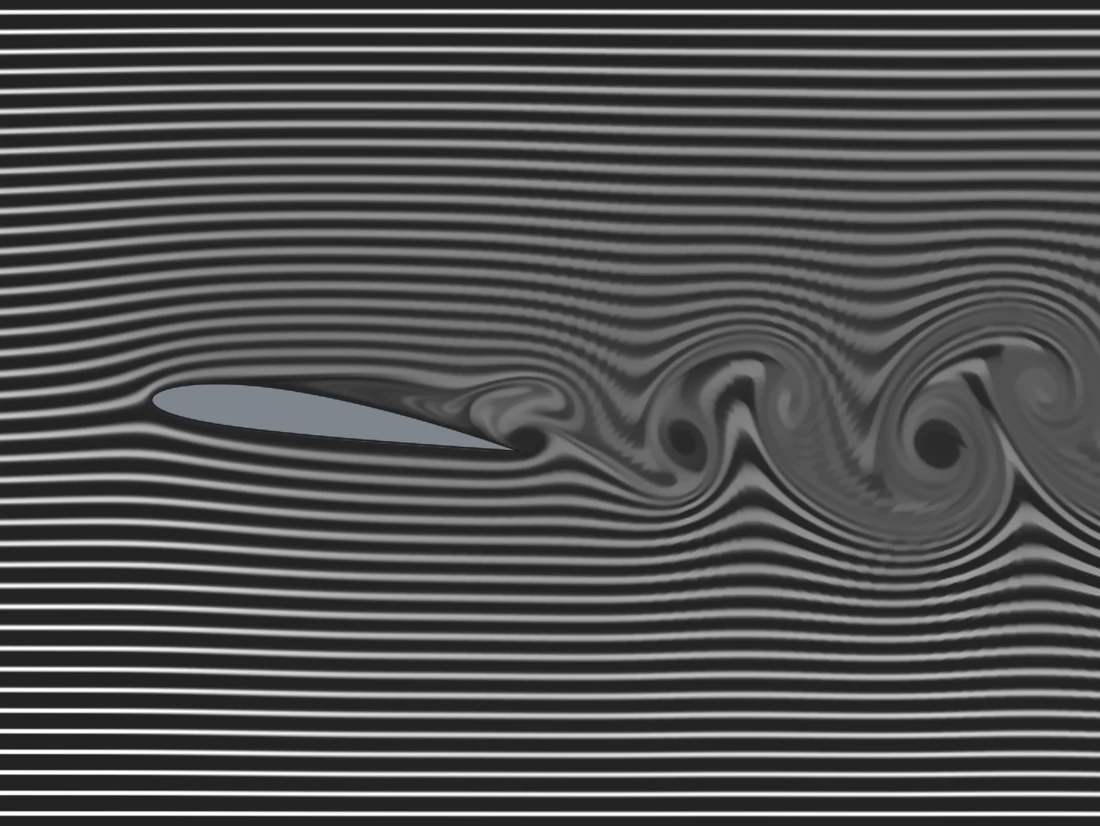
#> input picture website/assets/flow-airfoil-smoke-m.webp, 1100 x 826 px
$ python -i image.py   (imports and definitions only)
#> lines starting #> are read from the running program, lines starting #| are printed output that depends on the picture
### src/aerolume/geometry/polygon.py
"""Polygon operations on closed 2D outlines.

Every function here works on the Aerolume polygon convention (DESIGN.md section 3):
an ``(N, 2)`` float64 array, **implicitly closed** (the last point is not a copy of
the first) and **counter-clockwise** for a solid outline. The functions accept
anything array-like and are tolerant of the usual import debris -- a repeated
closing point, consecutive duplicates, clockwise input -- because outlines arrive
from SVG editors, CAD files, image tracing and hand-typed CSVs.

Only numpy is used, so the module is cheap to import from the GUI. The
differentiable (torch) counterparts of the few operations the optimiser needs live
in :mod:`aerolume.geometry.sdf` and :mod:`aerolume.geometry.params`.
"""
from __future__ import annotations

import math
from collections.abc import Iterable, Sequence

import numpy as np

__all__ = [
    "arc_length",
    "as_polygon",
    "bbox",
    "centroid",
    "close_gaps",
    "distance_to_polygon",
    "edge_lengths",
    "edges_cross",
    "frontal_height",
    "is_ccw",
    "is_self_intersecting",
    "orient_ccw",
    "perimeter",
    "point_in_polygon",
    "polygon_distance",
    "polygons_overlap",
    "remove_duplicates",
    "repair_self_intersections",
    "resample",
    "self_intersections",
    "signed_area",
    "simplify_rdp",
    "smooth",
    "transform",
    "turning_angles",
]


# ---------------------------------------------------------------------------
# basic measures
# ---------------------------------------------------------------------------

def as_polygon(poly: Iterable, *, drop_closing: bool = True) -> np.ndarray:
    """Coerce to a contiguous ``(N, 2)`` float64 array.

    When ``drop_closing`` is set and the last point repeats the first (to round-off
    relative to the outline size), it is dropped, so explicitly closed input from
    files becomes the implicitly closed form every other function expects.
    """
    p = np.ascontiguousarray(np.asarray(poly, dtype=np.float64).reshape(-1, 2))
    if drop_closing and len(p) > 1:
        scale = max(float(np.ptp(p, axis=0).max()), 1e-300)
        if np.all(np.abs(p[-1] - p[0]) <= 1e-12 * scale):
            p = p[:-1]
    return p


def signed_area(poly: Iterable) -> float:
    """Shoelace area; positive for counter-clockwise outlines."""
    p = as_polygon(poly)
    if len(p) < 3:
        return 0.0
    x, y = p[:, 0], p[:, 1]
    # subtracting the mean first keeps the products small (far-from-origin CAD data)
    x = x - x.mean()
    y = y - y.mean()
    return 0.5 * float(np.dot(x, np.roll(y, -1)) - np.dot(np.roll(x, -1), y))


def is_ccw(poly: Iterable) -> bool:
    """True when the outline is counter-clockwise (positive area)."""
    return signed_area(poly) > 0.0


def orient_ccw(poly: Iterable) -> np.ndarray:
    """Return the outline counter-clockwise, reversing it if needed.

    Reversal keeps point 0 in place (``[p0, pN-1, ..., p1]``) so that an airfoil in
    Selig order still starts at its trailing edge after re-orientation.
    """
    p = as_polygon(poly)
    if signed_area(p) < 0.0:
        p = np.concatenate([p[:1], p[:0:-1]])
    return p


# [31 lines left out: functions centroid, bbox, edge_lengths, not called in this run]


def perimeter(poly: Iterable) -> float:
    """Total length of the closed outline."""
    return float(edge_lengths(poly).sum())


# [28 lines left out: functions arc_length, turning_angles, _stack, not called in this run]


# ---------------------------------------------------------------------------
# clean-up
# ---------------------------------------------------------------------------

def remove_duplicates(poly: Iterable, tol: float | None = None) -> np.ndarray:
    """Drop consecutive points closer than ``tol`` (and a repeated closing point).

    ``tol`` defaults to 1e-9 of the outline size, i.e. only true duplicates from
    file round-off. Also removes zero-width spikes (a point whose neighbours
    coincide), which otherwise appear as self-touching outlines.
    """
    p = as_polygon(poly)
    if len(p) < 2:
        return p
    if tol is None:
        tol = 1e-9 * max(float(np.ptp(p, axis=0).max()), 1e-300)
    keep = [p[0]]
    for q in p[1:]:
        if math.hypot(q[0] - keep[-1][0], q[1] - keep[-1][1]) > tol:
            keep.append(q)
    while len(keep) > 1 and math.hypot(keep[-1][0] - keep[0][0], keep[-1][1] - keep[0][1]) <= tol:
        keep.pop()
    out = np.array(keep)
    # remove spikes p[i-1] == p[i+1] repeatedly (each removal can expose another)
    changed = True
    while changed and len(out) > 3:
        changed = False
        nxt = np.roll(out, -1, axis=0)
        prv = np.roll(out, 1, axis=0)
        spike = np.hypot(*(nxt - prv).T) <= tol
        if spike.any():
            i = int(np.flatnonzero(spike)[0])
            out = np.delete(out, [i, (i + 1) % len(out)], axis=0) if len(out) > 4 else np.delete(out, i, axis=0)
            changed = True
    return out


def simplify_rdp(poly: Iterable, epsilon: float, *, closed: bool = True) -> np.ndarray:
    """Ramer-Douglas-Peucker simplification with tolerance ``epsilon``.

    Used on traced image outlines, where every pixel step is a vertex. For a closed
    outline the loop is split at vertex 0 and the vertex farthest from it, so both
    anchors are genuine extreme points. Iterative (no recursion limit on 100k-point
    contours).
    """
    p = as_polygon(poly) if closed else np.asarray(poly, dtype=np.float64).reshape(-1, 2)
    n = len(p)
    if n < 4 or epsilon <= 0:
        return p.copy()
    if closed:
        far = int(np.argmax(np.hypot(*(p - p[0]).T)))
        if far == 0:
            return p.copy()
        ring = np.vstack([p, p[:1]])
        keep = np.zeros(n + 1, dtype=bool)
        keep[[0, far, n]] = True
        stack = [(0, far), (far, n)]
    else:
        ring = p
        keep = np.zeros(n, dtype=bool)
        keep[[0, n - 1]] = True
        stack = [(0, n - 1)]
    while stack:
        i, j = stack.pop()
        if j - i < 2:
            continue
        a, b = ring[i], ring[j]
        seg = ring[i + 1:j]
        ab = b - a
        L = math.hypot(*ab)
        if L == 0:
            d = np.hypot(*(seg - a).T)
        else:
            d = np.abs(ab[0] * (seg[:, 1] - a[1]) - ab[1] * (seg[:, 0] - a[0])) / L
        k = int(np.argmax(d))
        if d[k] > epsilon:
            m = i + 1 + k
            keep[m] = True
            stack.append((i, m))
            stack.append((m, j))
    out = ring[keep]
    return out[:-1] if closed else out


# [76 lines left out: function close_gaps, not called in this run]


# ---------------------------------------------------------------------------
# resampling and smoothing
# ---------------------------------------------------------------------------

def _corner_mask(p: np.ndarray, corner_angle_deg: float) -> np.ndarray:
    return np.abs(turning_angles(p)) >= math.radians(corner_angle_deg)


# [166 lines left out: functions resample, smooth, _seg_intersections, self_intersections, not called in this run]


def is_self_intersecting(poly: Iterable) -> bool:
    """True when any two non-adjacent edges of the outline cross or touch."""
    return len(self_intersections(poly)) > 0


# [256 lines left out: functions repair_self_intersections, _largest_simple_loop, point_in_polygon, distance_to_polygon, polygon_distance, edges_cross and 3 more, not called in this run]

### src/aerolume/geometry/image.py
"""Silhouette import from a picture (photo cut-out, scan, screenshot).

The quickest way for a vehicle designer to get a shape in is a side-view
silhouette. The pipeline:

1. Pillow loads the image. If it has a meaningful alpha channel (a cut-out PNG),
   opacity defines the object; otherwise the image is converted to grayscale.
2. A threshold separates object from background -- Otsu's method unless one is
   given. Which side is the object is decided from the image border (the class
   that dominates the border is background), so dark-on-light and light-on-dark
   both work; ``invert`` flips that decision.
3. contourpy traces the threshold iso-line of the *grayscale* field (not of the
   binarised mask), so anti-aliased edges give sub-pixel accurate outlines.
   Filled contours keep only the outer boundary of each region; holes (windows,
   wheel spokes) are discarded because the inside of a solid is irrelevant to the
   external flow.
4. Regions smaller than ``min_area`` are dropped (dust, text, logos) and the
   outlines are simplified with Ramer-Douglas-Peucker (``simplify`` pixels).

Coordinates are in pixels with y up (row 0 of the image is the top), so the
caller scales to metres -- :func:`aerolume.geometry.design_from_polygons` does
that from the real vehicle length.
"""
from __future__ import annotations

from pathlib import Path

import numpy as np

from .polygon import orient_ccw, remove_duplicates, signed_area, simplify_rdp

__all__ = ["otsu_threshold", "read_image_silhouette"]


def otsu_threshold(values: np.ndarray) -> float:
    """Otsu's threshold (maximum between-class variance) of 8-bit-range values."""
    v = np.clip(np.asarray(values, dtype=float).ravel(), 0, 255)
    hist, edges = np.histogram(v, bins=256, range=(0, 256))
    p = hist / max(hist.sum(), 1)
    centers = 0.5 * (edges[:-1] + edges[1:])
    w0 = np.cumsum(p)
    mu = np.cumsum(p * centers)
    mu_t = mu[-1]
    w1 = 1.0 - w0
    with np.errstate(divide="ignore", invalid="ignore"):
        sb = (mu_t * w0 - mu) ** 2 / (w0 * w1)
    sb[~np.isfinite(sb)] = -1
    k = int(np.argmax(sb))
    # threshold between bin k and k+1: values <= edges[k+1] belong to class 0
    return float(edges[k + 1])


def _load(path) -> tuple[np.ndarray, str]:
    """(field in 0..255 as float, source) with alpha preferred when it carries the shape."""
    from PIL import Image

    im = Image.open(path)
    im.load()
    if im.mode in ("RGBA", "LA") or (im.mode == "P" and "transparency" in im.info):
        rgba = np.asarray(im.convert("RGBA"), dtype=float)
        alpha = rgba[..., 3]
        if alpha.min() < 128 <= alpha.max():
            return alpha, "alpha"
        im = im.convert("RGB")
    return np.asarray(im.convert("L"), dtype=float), "gray"


def read_image_silhouette(path, *, threshold: float | None = None, invert: bool = False,
                          simplify: float = 0.5, min_area: float | None = None,
                          notes: list[str] | None = None) -> list[np.ndarray]:
    """Trace the outer outlines of the object(s) in an image, in pixel units (y up).

    ``threshold``: gray level 0..255 separating object and background (default:
    Otsu). ``invert``: swap object and background after the automatic border-based
    choice. ``simplify``: Ramer-Douglas-Peucker tolerance in pixels (0 keeps every
    traced point). ``min_area``: smallest region kept, in pixels^2 (default 0.1 %
    of the image area, at least 16 px^2). Returns CCW polygons, largest first.
    """
#> called with invert = False, simplify = 0.5
    import contourpy

    z, source = _load(Path(path) if not hasattr(path, "read") else path)
#> in _load, im is the input picture: PIL image 1100x826 RGB; mean R, G, B 82.3, 82.4, 82.5
#> source = 'gray'
    h, w = z.shape
    thr = float(threshold) if threshold is not None else (127.5 if source == "alpha" else otsu_threshold(z))
#> in otsu_threshold, `hist, edges = np.histogram(v, bins=256, range=(0, 256))`: hist = 256 values, max 165449 at index 35, min 0 at index 0, mean 3549.2; edges = 257 values from 0 to 256
#> in otsu_threshold, `p = hist / max(hist.sum(), 1)`: p = 256 values, max 0.182 at index 35, min 0 at index 0, mean 0.00391
#> in otsu_threshold, `centers = 0.5 * (edges[:-1] + edges[1:])`: centers = 256 values from 0.5 to 255.5
#> in otsu_threshold, `w0 = np.cumsum(p)`: w0 = 256 values from 0 to 1
#> in otsu_threshold, `mu = np.cumsum(p * centers)`: mu = 256 values from 0 to 82.88
#> in otsu_threshold, `mu_t = mu[-1]`: mu_t = 82.88
#> in otsu_threshold, `w1 = 1.0 - w0`: w1 = 256 values, max 1 at index 0, min 2.22e-16 at index 255, mean 0.322
#> in otsu_threshold, `k = int(np.argmax(sb))`: k = 99
#> thr = 100
    if source == "alpha":
        obj_bright = True                     # opaque = object
    else:
        border = np.concatenate([z[0], z[-1], z[:, 0], z[:, -1]])
#> border = 3852 values, max 255 at index 2211, min 29 at index 2968, mean 55.28
        obj_bright = (border > thr).mean() < 0.5   # bright border -> dark object
#> obj_bright = True
    if invert:
        obj_bright = not obj_bright
    f = (z - thr) if obj_bright else (thr - z)     # > 0 inside the object
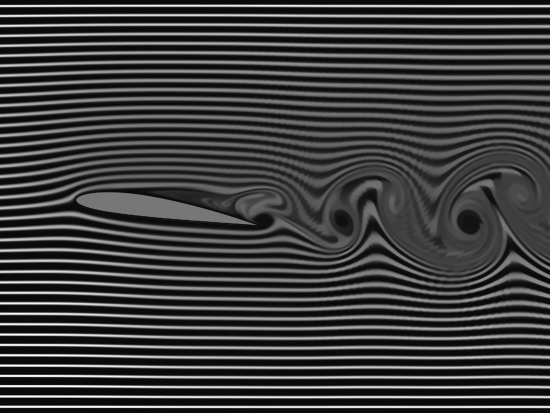
#> f: shape (826, 1100) float64 (shown at 1/2 size); min -74, max 155, mean -17.6; drawn with min black and max white
    # pad with background so every region is closed by the tracer
    pad = -max(float(np.abs(f).max()), 1.0)
#> pad = -155
    f = np.pad(f, 1, constant_values=pad)
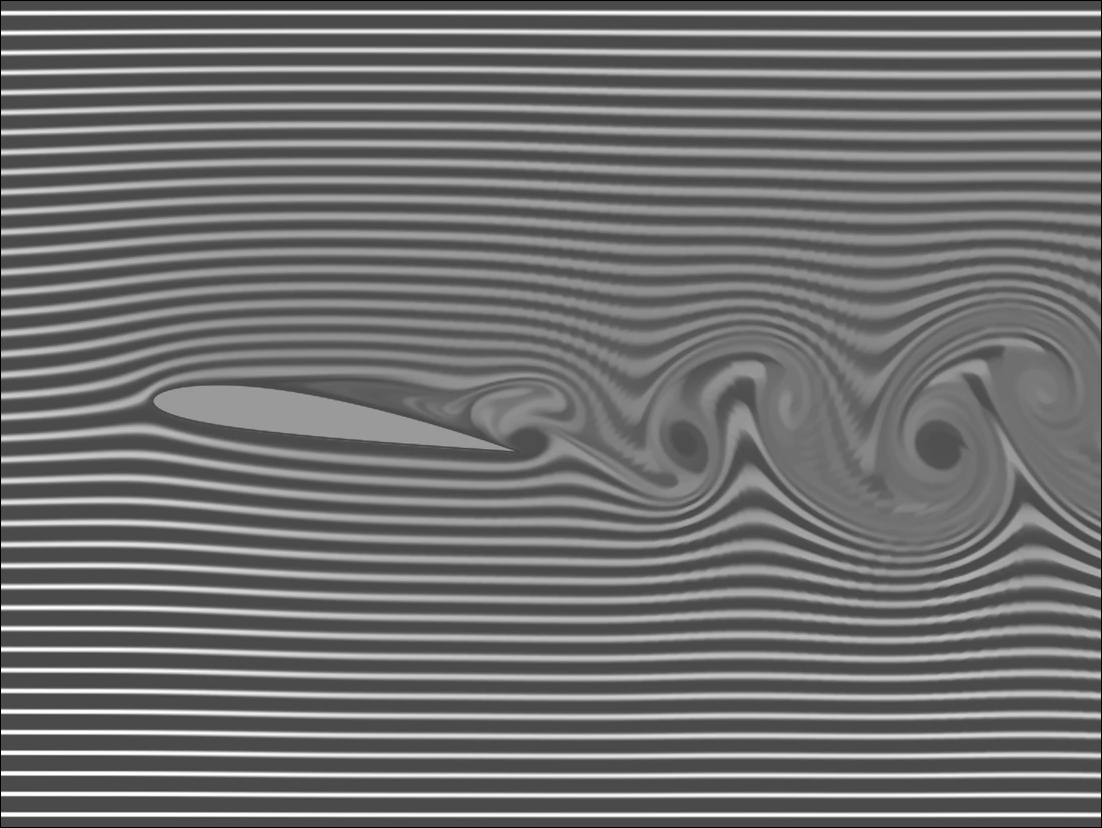
#> f: shape (828, 1102) float64; min -155, max 155, mean -18.2; drawn with min black and max white
    cg = contourpy.contour_generator(z=f, fill_type=contourpy.FillType.OuterOffset)
    filled = cg.filled(0.0, np.inf)
    points_list, offsets_list = filled
#> points_list = 94 point arrays, longest 2843 points; offsets_list = 94 pairs, first value 0 to 0, second value 5 to 2843
    if min_area is None:
        min_area = max(16.0, 1e-3 * h * w)
    out = []
    for pts, offs in zip(points_list, offsets_list):
        outer = pts[offs[0]:offs[1]]            # first ring = outer boundary
        if len(outer) < 4:
            continue
        # contourpy x = column, y = row (of the padded array); image rows run down
        P = np.column_stack([outer[:, 0] - 1.0, (h - 1) - (outer[:, 1] - 1.0)])
        P = remove_duplicates(P)
        if abs(signed_area(P)) < min_area:
            continue
        if simplify and simplify > 0:
            P = simplify_rdp(P, simplify)
        if len(P) >= 3:
            out.append(orient_ccw(P))
#> this loop made 94 passes
#> (offs, tol in remove_duplicates, n in simplify_rdp, far in simplify_rdp) on passes 2, 4, 5, 6, 7: ([0, 2221], 1.1e-06, 2213, 988), ([0, 2235], 1.1e-06, 2214, 898), ([0, 2241], 1.1e-06, 2218, 912), ([0, 2245], 1.1e-06, 2223, 856), ([0, 2251], 1.1e-06, 2226, 881)
#> after the loop, out = 43 point arrays, longest 139 points
    out.sort(key=lambda q: -abs(signed_area(q)))
    if notes is not None:
        notes.append(f"Traced {len(out)} outline(s) from a {w}x{h} image "
                     f"({'alpha channel' if source == 'alpha' else f'threshold {thr:.0f}'}); "
                     "coordinates are in pixels until scaled.")
    return out

>>> result = read_image_silhouette('../../../website/assets/flow-airfoil-smoke-m.webp')
#> result = 43 point arrays, longest 139 points

$ run again, on website/assets/flow-airfoil-smoke.webp
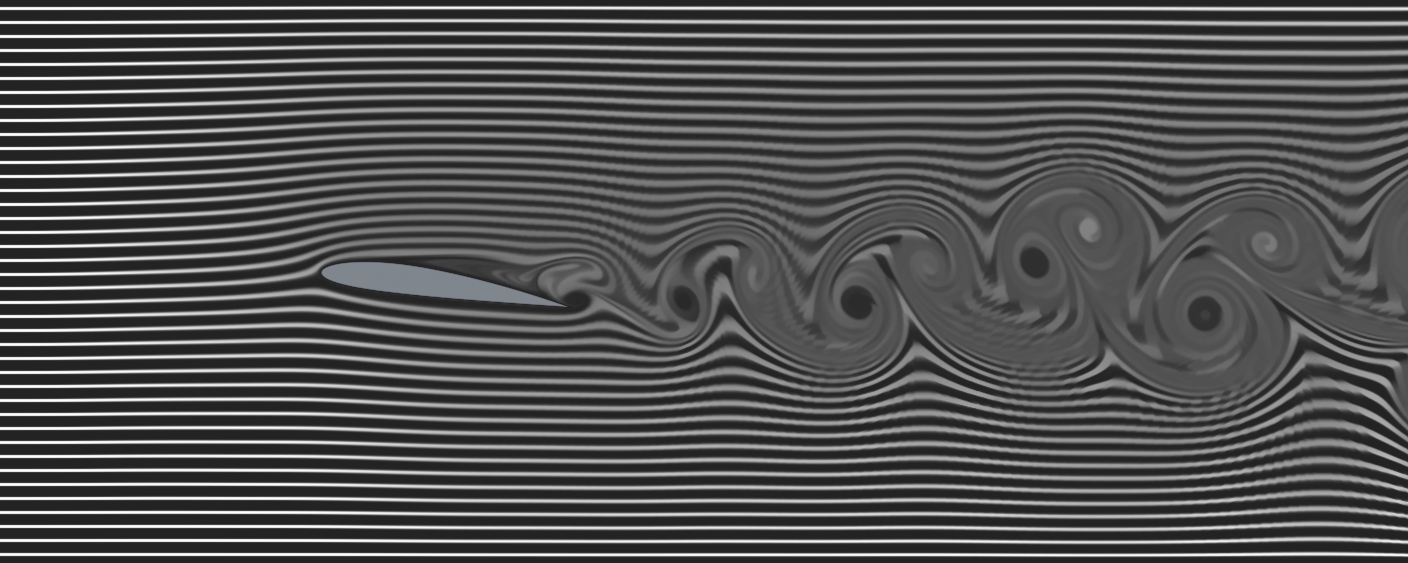
#> input picture website/assets/flow-airfoil-smoke.webp, 2816 x 1126 px (shown at 1/2 size)
#> in _load, im is the input picture: PIL image 2816x1126 RGB; mean R, G, B 82.2, 82.3, 82.3
#> source = 'gray'
#> hist = 256 values, max 693788 at index 35, min 0 at index 0, mean 12386; edges = 257 values from 0 to 256
#> in otsu_threshold, `p = hist / max(hist.sum(), 1)`: p = 256 values, max 0.219 at index 35, min 0 at index 0, mean 0.00391
#> centers = 256 values from 0.5 to 255.5
#> w0 = 256 values from 0 to 1
#> mu = 256 values from 0 to 82.76
#> mu_t = 82.76
#> w1 = 256 values, max 1 at index 0, min 4.44e-16 at index 255, mean 0.321
#> k = 104
#> thr = 105
#> border = 7884 values, max 255 at index 5647, min 31 at index 7745, mean 48.33
#> obj_bright = True
#> in read_image_silhouette, `f = (z - thr) if obj_bright else (thr - z)`:
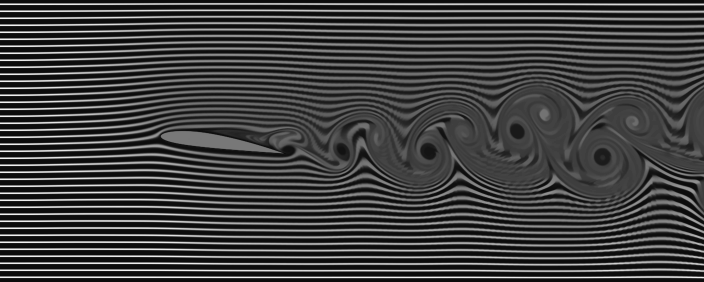
#> f: shape (1126, 2816) float64 (shown at 1/4 size); min -81, max 150, mean -22.7; drawn with min black and max white
#> pad = -150
#> in read_image_silhouette, `f = np.pad(f, 1, constant_values=pad)`:
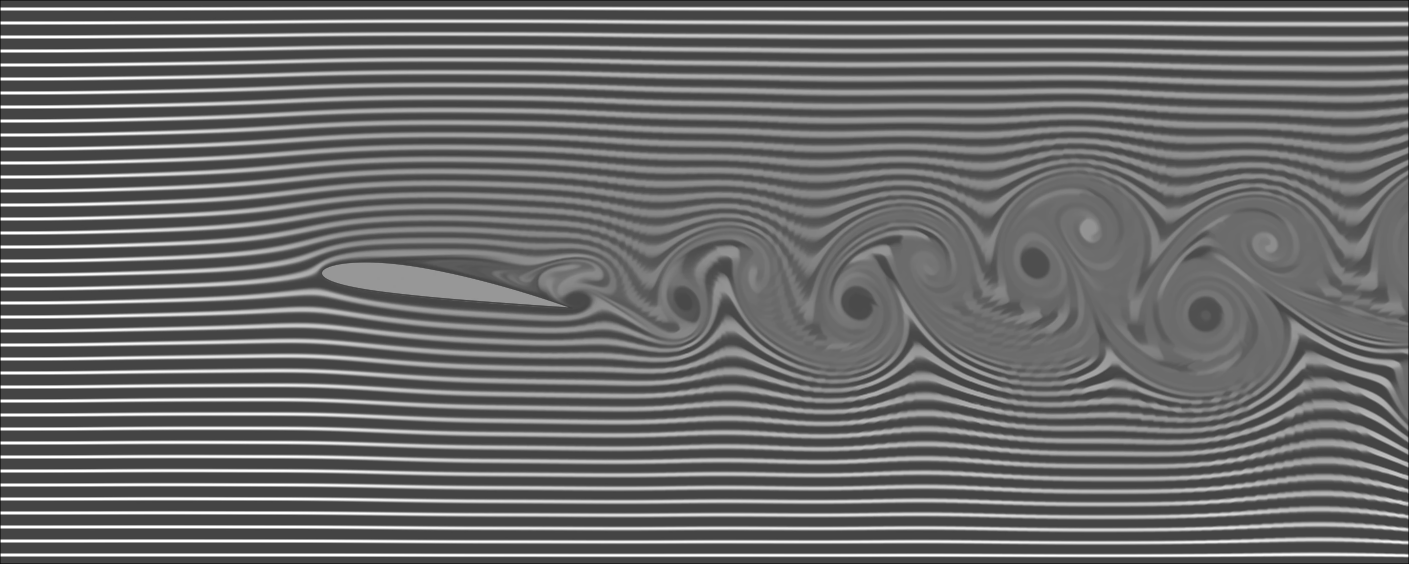
#> f: shape (1128, 2818) float64 (shown at 1/2 size); min -150, max 150, mean -23.1; drawn with min black and max white
#> points_list = 183 point arrays, longest 6281 points; offsets_list = 183 items, first 6: [0, 5655], [0, 5673], [0, 5683], [0, 5703], [0, 5725], [0, 5757]
#> the loop in read_image_silhouette, `for pts, offs in zip(points_list, offsets_list):` made 183 passes
#> (offs, tol in remove_duplicates) on passes 16, 19, 21: ([0, 37], 1.6e-08), ([0, 131], 5.3e-08), ([0, 271], 1.11e-07)
#> after the loop in read_image_silhouette, `for pts, offs in zip(points_list, offsets_list):`: out = 45 point arrays, longest 271 points
